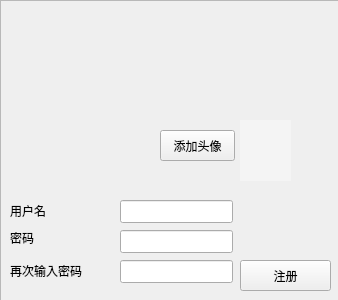
<?xml version="1.0" encoding="UTF-8"?>
<ui version="4.0">
 <class>Regist</class>
 <widget class="QWidget" name="Regist">
  <property name="geometry">
   <rect>
    <x>0</x>
    <y>0</y>
    <width>338</width>
    <height>300</height>
   </rect>
  </property>
  <property name="minimumSize">
   <size>
    <width>338</width>
    <height>300</height>
   </size>
  </property>
  <property name="maximumSize">
   <size>
    <width>338</width>
    <height>300</height>
   </size>
  </property>
  <property name="windowTitle">
   <string>注册</string>
  </property>
  <property name="styleSheet">
   <string notr="true"/>
  </property>
  <widget class="QFrame" name="frame">
   <property name="geometry">
    <rect>
     <x>0</x>
     <y>0</y>
     <width>341</width>
     <height>301</height>
    </rect>
   </property>
   <property name="styleSheet">
    <string notr="true"/>
   </property>
   <property name="frameShape">
    <enum>QFrame::StyledPanel</enum>
   </property>
   <property name="frameShadow">
    <enum>QFrame::Raised</enum>
   </property>
   <widget class="QLabel" name="label_5">
    <property name="geometry">
     <rect>
      <x>240</x>
      <y>120</y>
      <width>51</width>
      <height>61</height>
     </rect>
    </property>
    <property name="styleSheet">
     <string notr="true">#label_5
{
image: url(:/background/屏幕截图 2024-06-01 110331.png);
background-color: rgba(255, 255, 255,0.3);
}</string>
    </property>
    <property name="text">
     <string/>
    </property>
   </widget>
   <widget class="QLineEdit" name="username_le">
    <property name="geometry">
     <rect>
      <x>120</x>
      <y>200</y>
      <width>113</width>
      <height>23</height>
     </rect>
    </property>
   </widget>
   <widget class="QLabel" name="label_3">
    <property name="geometry">
     <rect>
      <x>10</x>
      <y>230</y>
      <width>54</width>
      <height>16</height>
     </rect>
    </property>
    <property name="text">
     <string>密码</string>
    </property>
   </widget>
   <widget class="QLineEdit" name="pwd_le1">
    <property name="geometry">
     <rect>
      <x>120</x>
      <y>230</y>
      <width>113</width>
      <height>23</height>
     </rect>
    </property>
   </widget>
   <widget class="QPushButton" name="pushButton">
    <property name="geometry">
     <rect>
      <x>240</x>
      <y>260</y>
      <width>91</width>
      <height>31</height>
     </rect>
    </property>
    <property name="text">
     <string>注册</string>
    </property>
   </widget>
   <widget class="QLabel" name="label_4">
    <property name="geometry">
     <rect>
      <x>10</x>
      <y>260</y>
      <width>81</width>
      <height>21</height>
     </rect>
    </property>
    <property name="text">
     <string>再次输入密码</string>
    </property>
   </widget>
   <widget class="QLabel" name="image_label">
    <property name="geometry">
     <rect>
      <x>0</x>
      <y>0</y>
      <width>161</width>
      <height>181</height>
     </rect>
    </property>
    <property name="text">
     <string/>
    </property>
   </widget>
   <widget class="QLabel" name="label_2">
    <property name="geometry">
     <rect>
      <x>10</x>
      <y>200</y>
      <width>51</width>
      <height>21</height>
     </rect>
    </property>
    <property name="text">
     <string>用户名</string>
    </property>
   </widget>
   <widget class="QLabel" name="label">
    <property name="geometry">
     <rect>
      <x>60</x>
      <y>210</y>
      <width>54</width>
      <height>16</height>
     </rect>
    </property>
    <property name="text">
     <string/>
    </property>
   </widget>
   <widget class="QLineEdit" name="pwd_le2">
    <property name="geometry">
     <rect>
      <x>120</x>
      <y>260</y>
      <width>113</width>
      <height>23</height>
     </rect>
    </property>
   </widget>
   <widget class="QPushButton" name="image_pb">
    <property name="geometry">
     <rect>
      <x>160</x>
      <y>130</y>
      <width>75</width>
      <height>31</height>
     </rect>
    </property>
    <property name="text">
     <string>添加头像</string>
    </property>
   </widget>
  </widget>
 </widget>
 <resources/>
 <connections/>
</ui>
